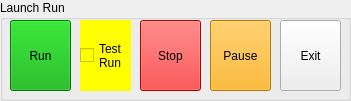
     <widget class="QGroupBox" name="groupBox_5">
      <property name="geometry">
       <rect>
        <x>10</x>
        <y>710</y>
        <width>351</width>
        <height>101</height>
       </rect>
      </property>
      <property name="title">
       <string>Launch Run</string>
      </property>
      <widget class="QPushButton" name="run_btn">
       <property name="geometry">
        <rect>
         <x>10</x>
         <y>20</y>
         <width>61</width>
         <height>71</height>
        </rect>
       </property>
       <property name="styleSheet">
        <string notr="true">background-color: rgb(0, 170, 0);</string>
       </property>
       <property name="text">
        <string>Run</string>
       </property>
      </widget>
      <widget class="QCheckBox" name="test_run_btn">
       <property name="geometry">
        <rect>
         <x>80</x>
         <y>20</y>
         <width>51</width>
         <height>71</height>
        </rect>
       </property>
       <property name="styleSheet">
        <string notr="true">background-color: rgb(255, 255, 0);</string>
       </property>
       <property name="text">
        <string>Test
Run</string>
       </property>
      </widget>
      <widget class="QPushButton" name="stop_btn">
       <property name="geometry">
        <rect>
         <x>140</x>
         <y>20</y>
         <width>61</width>
         <height>71</height>
        </rect>
       </property>
       <property name="styleSheet">
        <string notr="true">background-color: rgb(255, 0, 0);</string>
       </property>
       <property name="text">
        <string>Stop</string>
       </property>
      </widget>
      <widget class="QPushButton" name="exit_btn">
       <property name="geometry">
        <rect>
         <x>280</x>
         <y>20</y>
         <width>61</width>
         <height>71</height>
        </rect>
       </property>
       <property name="styleSheet">
        <string notr="true"/>
       </property>
       <property name="text">
        <string>Exit</string>
       </property>
      </widget>
      <widget class="QPushButton" name="pause_btn">
       <property name="geometry">
        <rect>
         <x>210</x>
         <y>20</y>
         <width>61</width>
         <height>71</height>
        </rect>
       </property>
       <property name="styleSheet">
        <string notr="true">background-color: rgb(255, 170, 0);</string>
       </property>
       <property name="text">
        <string>Pause</string>
       </property>
      </widget>
     </widget>
